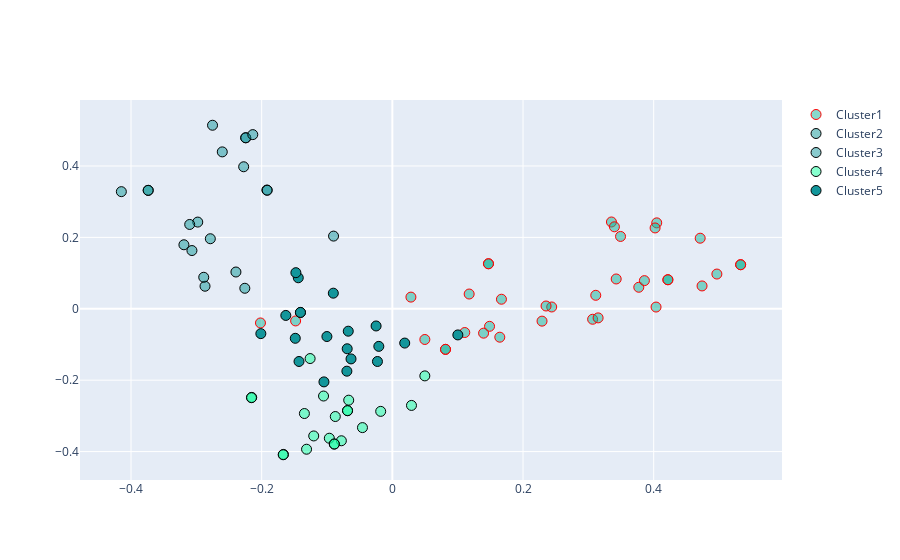

Notebook cell for this chart:
### Code cell
trace_0 = py.graph_objs.Scatter(x= new_df[new_df.Cluster == 0]['X'],
                    y= new_df[new_df.Cluster == 0]['Y'],
                    name= "Cluster1",
                    mode= 'markers',
                    marker= dict(size=10,
                                color= "rgba(18,180,152,0.5)",
                                line= dict(width= 1,color= "red")))
trace_1 = go.Scatter(x= new_df[new_df.Cluster == 1]['X'],
                    y= new_df[new_df.Cluster == 1]['Y'],
                    name= "Cluster2",
                    mode= 'markers',
                    marker= dict(size=10,
                                color= "rgba(15,152,152,0.5)",
                                line= dict(width= 1,color= "rgb(0,0,0)")))
trace_2 = go.Scatter(x= new_df[new_df.Cluster == 2]['X'],
                    y= new_df[new_df.Cluster == 2]['Y'],
                    name="Cluster3",
                    mode= 'markers',
                    marker= dict(size=10,
                                color= "rgba(19,150,155,0.5)",
                                line= dict(width= 1,color= "rgb(0,0,0)")))
trace_3 = go.Scatter(x= new_df[new_df.Cluster == 3]['X'],
                    y= new_df[new_df.Cluster == 3]['Y'],
                    name= "Cluster4",
                    mode= 'markers',
                    marker= dict(size=10,
                                color= "rgba(16,550,158,0.5)",
                                line= dict(width= 1,color= "rgb(0,0,0)")))
trace_4 = go.Scatter(x= new_df[new_df.Cluster == 4]['X'],
                    y= new_df[new_df.Cluster == 4]['Y'],
                    name= "Cluster5",
                    mode= 'markers',
                    marker= dict(size=10,
                                color= "rgb(19,150,155,0.5)",
                                line= dict(width= 1,color= "rgb(0,0,0)")))
data= [trace_0,trace_1,trace_2,trace_3,trace_4]

print(nbformat.__version__)
fig = iplot(data)
fig.show()

### Figure 1 — Plotly figure (JSON) as saved in the notebook; plotly's stock layout.template omitted (floating-point values rounded to 4 significant figures)
{"data": [{"marker": {"color": "rgba(18,180,152,0.5)", "line": {"color": "red", "width": 1}, "size": 10}, "mode": "markers", "name": "Cluster1", "type": "scatter", "x": [0.167, 0.3772, -0.1481, -0.2018, 0.3113, 0.1645, 0.4047, 0.08137, 0.3493, 0.3353, 0.5331, 0.5331, 0.3399, 0.08137, 0.4022, 0.1488, 0.474, 0.1396, 0.3426, 0.4967, 0.1176, 0.02843, 0.2439, 0.4036, 0.1108, 0.4712, 0.3065, 0.315, 0.04974, 0.2353, 0.4217, 0.4217, 0.2291, 0.3858, 0.1471, 0.1471], "y": [0.02675, 0.06029, -0.03402, -0.0397, 0.03773, -0.0796, 0.2407, -0.1136, 0.2027, 0.2432, 0.1234, 0.1234, 0.2297, -0.1136, 0.2264, -0.04916, 0.06399, -0.06833, 0.08351, 0.0973, 0.04134, 0.03269, 0.005058, 0.00485, -0.06651, 0.1977, -0.02937, -0.02549, -0.08599, 0.007802, 0.08139, 0.08139, -0.03462, 0.07886, 0.1261, 0.1261]}, {"marker": {"color": "rgba(15,152,152,0.5)", "line": {"color": "rgb(0,0,0)", "width": 1}, "size": 10}, "mode": "markers", "name": "Cluster2", "type": "scatter", "x": [-0.2867, -0.2786, -0.2979, -0.3737, -0.3737, -0.4148, -0.2887, -0.319, -0.2394, -0.3102, -0.3067, -0.2258], "y": [0.06317, 0.1962, 0.2429, 0.3318, 0.3317, 0.3281, 0.08825, 0.1793, 0.103, 0.2362, 0.1631, 0.05744]}, {"marker": {"color": "rgba(19,150,155,0.5)", "line": {"color": "rgb(0,0,0)", "width": 1}, "size": 10}, "mode": "markers", "name": "Cluster3", "type": "scatter", "x": [-0.2276, -0.2244, -0.2245, -0.192, -0.1914, -0.2136, -0.2603, -0.09, -0.2752], "y": [0.3979, 0.4792, 0.4789, 0.3326, 0.332, 0.4879, 0.4395, 0.2036, 0.5141]}, {"marker": {"color": "rgba(16,550,158,0.5)", "line": {"color": "rgb(0,0,0)", "width": 1}, "size": 10}, "mode": "markers", "name": "Cluster4", "type": "scatter", "x": [-0.1259, 0.02929, -0.04572, -0.06679, -0.06853, -0.06863, -0.08733, -0.1204, -0.09647, -0.01784, 0.04972, -0.2152, -0.07803, -0.1053, -0.2157, -0.08882, -0.08882, -0.1313, -0.1346, -0.1667, -0.1671], "y": [-0.1394, -0.2708, -0.3329, -0.256, -0.2856, -0.2852, -0.3018, -0.3562, -0.3626, -0.2874, -0.188, -0.2483, -0.3697, -0.2444, -0.2491, -0.3789, -0.3789, -0.3934, -0.2934, -0.408, -0.4089]}, {"marker": {"color": "rgb(19,150,155,0.5)", "line": {"color": "rgb(0,0,0)", "width": 1}, "size": 10}, "mode": "markers", "name": "Cluster5", "type": "scatter", "x": [-0.1002, -0.02486, -0.1631, -0.2013, -0.09034, -0.1407, -0.0691, -0.1047, -0.1407, -0.06325, 0.01892, -0.144, -0.1486, -0.0207, -0.06748, -0.0228, -0.06959, -0.1429, 0.1003, -0.1477], "y": [-0.07776, -0.04816, -0.01862, -0.06962, 0.04372, -0.01024, -0.112, -0.2048, -0.01024, -0.1404, -0.09606, 0.08684, -0.0827, -0.1053, -0.06278, -0.1476, -0.1748, -0.1476, -0.07322, 0.1011]}], "layout": {}}
